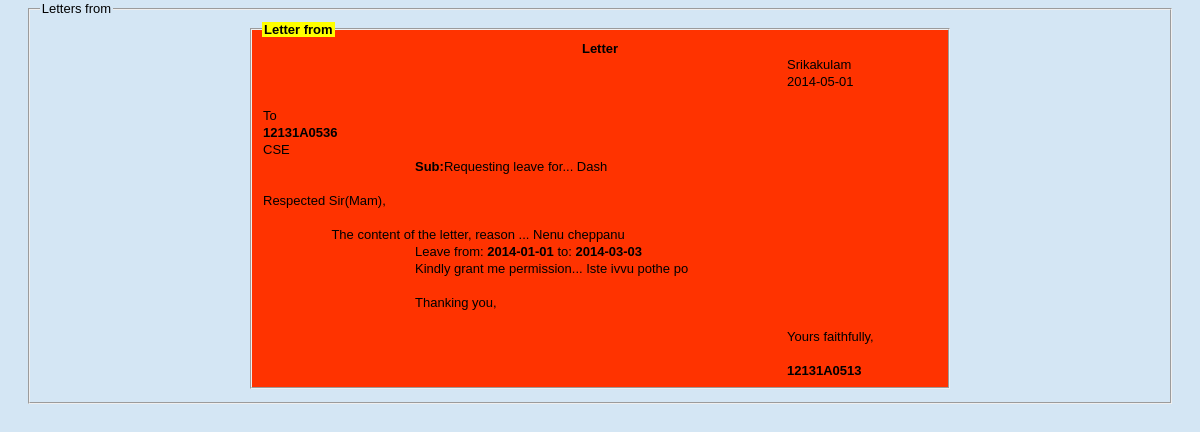
/viewletter.php?id=11, run on the app's committed database.
### tables this page shows
CREATE TABLE IF NOT EXISTS `letter` (
  `sno` int(200) NOT NULL AUTO_INCREMENT,
  `uid` varchar(10) NOT NULL,
  `place` varchar(20) NOT NULL DEFAULT 'Madhurawada',
  `date` date NOT NULL,
  `letterto` varchar(20) NOT NULL,
  `dept` varchar(5) NOT NULL,
  `subject` varchar(200) NOT NULL DEFAULT 'Requesting Leave',
  `content` varchar(2000) NOT NULL,
  `fromdate` date NOT NULL,
  `todate` date NOT NULL,
  `request` varchar(200) NOT NULL DEFAULT 'Kindly grant me leave',
  `status` int(5) NOT NULL DEFAULT '0',
  PRIMARY KEY (`sno`)
);

### viewletter.php (the view, shortened to what this page needs)
<?php include("includes/header.php"); ?>
<?php $message = "";
if($_GET['link']=="inbox"){
	$uid = $_SESSION['user_id'];
	$uname = $_SESSION['username'];
	$heading = "to ". $uname;
	$id = "uid";
	$page = $_GET['link'];
	}
	else{
		$uname = $_SESSION['username'];
		$heading = "from ". $uname;
		}
 ?>
<table id="structure">
<tr>
<td id="page" align="center">
<fieldset>
<legend>Letters <?php echo $heading; ?></legend>
<table>
<?php
$query = mysql_query("select * from letter where sno = '{$_GET['id']}'");
if(!$query){
	$message = "No Letters found..!";
	}
else {
	while($q = mysql_fetch_array($query)){
		$status = $q['status'];
		if($status == "1")
			$color = 'green';
		 else $color = 'red';
		echo '<tr><td align="center"><fieldset id="'.$color.'"><legend style="background-color:#FF0"><strong>Letter '.$heading.' </strong></legend><table width="100%" height="100%" border="0"><caption><strong>Letter</strong></caption><tr><td width="150">&nbsp;</td><td width="370">&nbsp;</td><td width="150">'.$q["place"].'</td></tr><tr><td>&nbsp;</td><td>&nbsp;</td><td>'.$q["date"].'</td></tr><tr><td>&nbsp;</td></tr><tr><td>To</td><td>&nbsp;</td><td>&nbsp;</td></tr><tr><td><strong>'.$q["letterto"].'</strong></td><td>&nbsp;</td><td>&nbsp;</td></tr><tr><td>'.$q["dept"].'</td><td>&nbsp;</td><td>&nbsp;</td></tr><tr><td>&nbsp;</td><td><strong>Sub:</strong>'.$q["subject"].'</td><td>&nbsp;</td></tr><tr><td>&nbsp;</td></tr><tr><td>Respected Sir(Mam),</td><td>&nbsp;</td><td>&nbsp;</td></tr><tr><td>&nbsp;</td></tr><tr><td colspan="3">&nbsp;&nbsp;&nbsp;&nbsp;&nbsp;&nbsp;&nbsp;&nbsp;&nbsp;&nbsp;&nbsp;&nbsp;&nbsp;&nbsp;&nbsp;&nbsp;&nbsp;&nbsp; '.$q["content"].'</td></tr><tr><td>&nbsp;</td>';
		?>
		<td> <?php if($q["fromdate"] != "0000-00-00" && $q["todate"] != "0000-00-00") echo 'Leave from: <strong>'.$q["fromdate"].'</strong> to: <strong>'.$q["todate"].'</strong>'; ?> </td>
		<?php
        echo '<td>&nbsp;</td></tr><tr><td>&nbsp;</td><td>'.$q["request"].'</td><td>&nbsp;</td></tr><tr><td>&nbsp;</td></tr><tr><td>&nbsp;</td><td>Thanking you,</td><td>&nbsp;</td></tr><tr><td>&nbsp;</td></tr><tr><td>&nbsp;</td><td>&nbsp;</td><td>Yours faithfully,</td></tr><tr><td>&nbsp;</td></tr><tr><td>&nbsp;</td><td>&nbsp;</td><td><strong>'.$q["uid"].'</strong></td></tr></table></fieldset></td></tr><tr><td>';
		}
	}
?>
<tr>
<td>
</td>
</tr>
</table>
</fieldset>
</td>
</tr>
</table>
<?php include("includes/footer.php"); ?>

### stylesheets/public.css (style rules this page uses)
html { height: 100%; width: 100%; }
body { width: 100%; height: 100%; margin: 0px; padding: 0px; border: 0px; font-family: Verdana, Arial, Helvetica, sans-serif; background: #D4E6F4; font-size: 13px; line-height: 15px; }
table, tr, td { border-collapse: collapse; vertical-align: top; font-size: 13px; line-height: 15px; }
#structure { height: 100%; width: 100%; }
#red { background:#FF3300 }
#page { padding-left: 2em; padding-right: 2em; vertical-align: top; background: #0F9F9; }

### data on the page
letter: place "Srikakulam", date "2014-05-01", letterto "12131A0536", dept "CSE", subject "Requesting leave for... Dash", content "The content of the letter, reason ... Nenu cheppanu", fromdate "2014-01-01", todate "2014-03-03", request "Kindly grant me permission... Iste ivvu pothe po", uid "12131A0513"

### other printed values
$heading "from"
